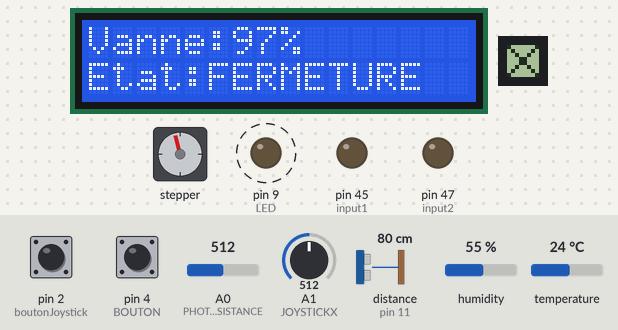
Simulated run of this sketch. Board: Arduino Mega 2560, built with avr-gcc and run on an emulated ATmega2560. On the bench: 16×2 character LCD, 8×8 one-colour display, stepper motor, output pins drawn as LEDs (lit = HIGH). Dashed ring = blinking. The inputs (shaded band) are chosen by the test bench; at power-on: pin 4 (BOUTON) HIGH, pin 2 (boutonJoystick) HIGH, A1 (JOYSTICKX) = 512, A0 (PHOTORESISTANCE) = 512, distance to the obstacle (sensor on pin 11) 80 cm, humidity 55 %, temperature 24 °C. The echo pulse lasts 58.3 µs per cm; stepper angles assume 2048 steps per turn; what the sketch prints to the serial monitor is not drawn.

Above: at 1.3 s.
1.4 s: pin 4 (BOUTON) pulled LOW for 0.15 s
At 2.4 s:
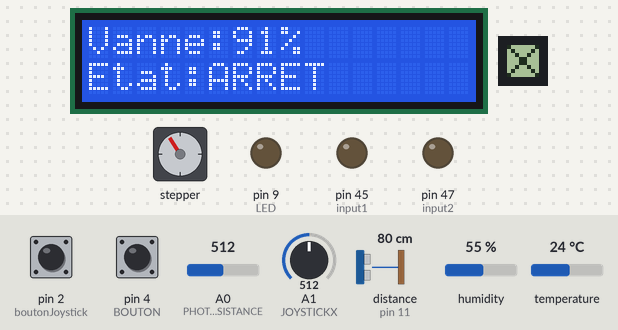
3.5 s: pin 4 (BOUTON) pulled LOW for 0.15 s
4.2 s: pin 2 (boutonJoystick) pulled LOW for 1 s
At 5.5 s:
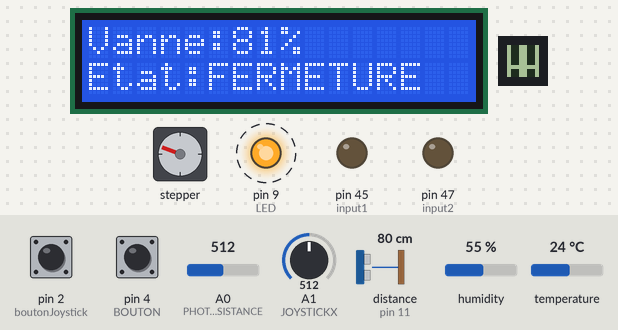
5.8 s: A1 (JOYSTICKX) set to 30
At 6.43 s:
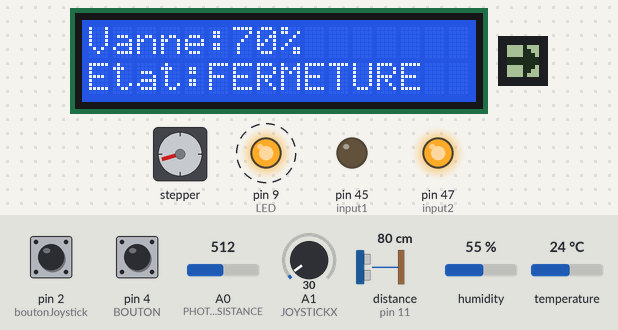
8.3 s: pin 2 (boutonJoystick) pulled LOW for 3.2 s
At 9.74 s:
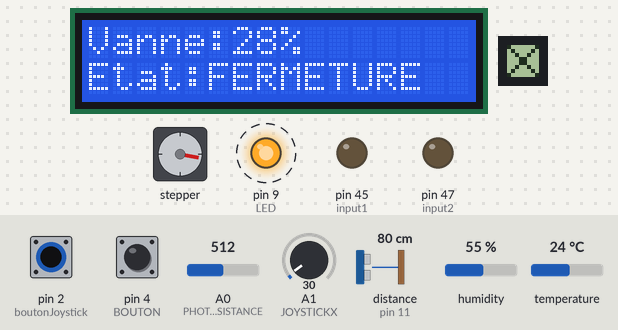
12.1 s: pin 2 (boutonJoystick) pulled LOW for 1 s
At 14.5 s:
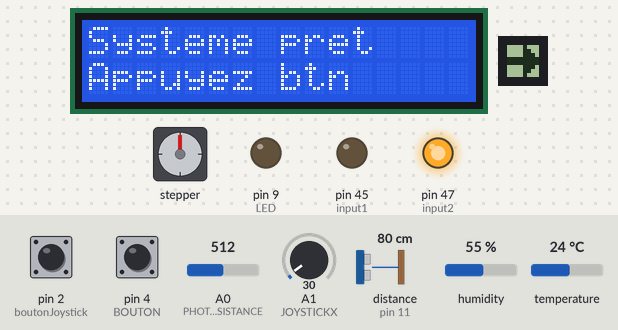
Timing chart, 0 to 14.7 s (numbered marks = the images above; inputs shaded):
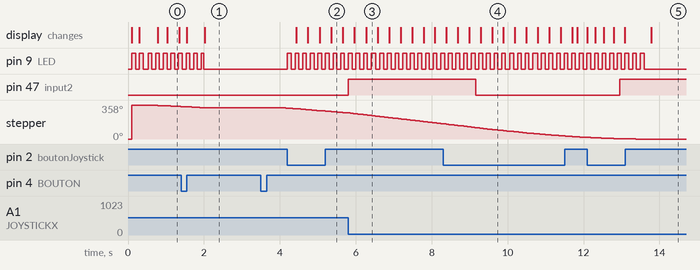

Measured:
- after the input at 1.4 s, pin 9 (LED): goes on until 2.0 s, then stays LOW; stepper: goes on until 2.0 s, then stays 328°; the display: first differs from a run without the input after 0.62 s (image 1)
- after the input at 4.2 s, the display: first differs from a run without the input after 0.85 s (image 2 shows a later state)
- after the input at 5.8 s, pin 47 (input2): LOW → HIGH at once; the display: first changes after 0.15 s (image 3 shows a later state)
- after the input at 8.3 s, pin 47 (input2): HIGH → LOW after 0.85 s; the display: first differs from a run without the input after 0.99 s (image 4 shows a later state)
- after the input at 12.1 s, pin 47 (input2): LOW → HIGH after 0.85 s; the display: first differs from a run without the input after 0.99 s (image 5 shows a later state)
- by itself, pin 9 (LED): alternates HIGH for 0.10 s and LOW for 0.10 s
- by itself, stepper: turns 358° clockwise in 0.00 s, then 16° counter-clockwise in 1.2 s

The sketch:

serre_final.ino
```cpp
#include "serre_final.h"

#define HOME 1

#include <WiFiEspAT.h>
#include <PubSubClient.h>
#include <DHT.h>

#define AT_BAUD_RATE 115200

#if HOME
#define DEVICE_NAME "2438400"
#else
#define DEVICE_NAME "2438400"
#endif

#define MQTT_PORT 1883
#define MQTT_USER "etdshawi"
#define MQTT_PASS "shawi123"

// Serveur MQTT du prof
const char* mqttServer = "216.128.180.194";

WiFiClient wifiClient;
PubSubClient client(wifiClient);
int conveyorSpeed = 0;

// Variables pour gestion WiFi non-bloquante
bool wifiConnected = false;
unsigned long lastWifiAttempt = 0;
const unsigned long wifiRetryInterval = 5000; // 5 secondes
unsigned long lastMqttReconnectAttempt = 0;
const unsigned long mqttReconnectInterval = 3000; // 3 secondes

// Variables pour l'envoi périodique des données
unsigned long lastDataSend = 0;
const unsigned long dataSendInterval = 10000; // 10 secondes

// Règle de sécurité - le convoyeur doit être actif
bool conveyorActif = false;  // Variable pour la règle de sécurité

// Fonction d'initialisation WiFi non-bloquante
void wifiInit() {
  // Initialisation du module WiFi.
  Serial3.begin(AT_BAUD_RATE);
  WiFi.init(Serial3);

  if (WiFi.status() == WL_NO_MODULE) {
    Serial.println();
    Serial.println("La communication avec le module WiFi a échoué!");
    wifiConnected = false;
    // Ne pas bloquer - continuer sans WiFi
    return;
  }

  Serial.println("Tentative de connexion au WiFi...");
  // La connexion se fera de manière asynchrone dans manageWiFi()
}

// Gestion de la connexion WiFi non-bloquante
void manageWiFi() {
  // Si déjà connecté, vérifier que la connexion est toujours active
  if (wifiConnected) {
    if (WiFi.status() != WL_CONNECTED) {
      wifiConnected = false;
      Serial.println();
      Serial.println("WiFi déconnecté!");
    }
    return;
  }

  // Tentative de reconnexion périodique
  unsigned long currentMillis = millis();
  if (currentMillis - lastWifiAttempt >= wifiRetryInterval) {
    lastWifiAttempt = currentMillis;

    // Vérifier si le module WiFi est présent
    if (WiFi.status() == WL_NO_MODULE) {
      return;
    }

    // Essayer de se connecter
    if (WiFi.status() == WL_CONNECTED) {
      wifiConnected = true;
      Serial.println();
      Serial.println("WiFi connecté!");
      IPAddress ip = WiFi.localIP();
      Serial.print("Adresse IP: ");
      Serial.println(ip);
      printWifiStatus();

      // Configurer et connecter MQTT une fois le WiFi établi
      setupMqtt();
    }
  }
}

// Configuration MQTT
void setupMqtt() {
  if (!wifiConnected) return;

  client.setServer(mqttServer, MQTT_PORT);
  client.setCallback(mqttEvent);

  // Essayer de se connecter immédiatement
  reconnectMqtt();
}

// Reconnexion MQTT non-bloquante
void reconnectMqtt() {
  if (!wifiConnected) return;

  unsigned long currentMillis = millis();
  if (currentMillis - lastMqttReconnectAttempt >= mqttReconnectInterval) {
    lastMqttReconnectAttempt = currentMillis;

    if (!client.connected()) {
      Serial.print("Tentative de connexion MQTT... ");
      // Connexion au broker
      if (client.connect(DEVICE_NAME, MQTT_USER, MQTT_PASS)) {
        Serial.println("Connecté!");
        client.subscribe("etu_07/#");
        Serial.println("Abonné aux topics MQTT: etu_07/#");

      } else {
        Serial.print("Échec, état=");
        Serial.print(client.state());
        Serial.println(" - nouvelle tentative plus tard");
      }
    }
  }
}

// Gestion des messages reçus du serveur MQTT
void mqttEvent(char* topic, byte* payload, unsigned int length) {
  // Convertir le payload en string
  String message = "";
  for (int i = 0; i < length; i++) {
    message += (char)payload[i];
  }

  Serial.print("Message reçu [");
  Serial.print(topic);
  Serial.print("] ");
  Serial.println(message);

  // Traiter les commandes selon le topic
  String topicStr = String(topic);


  if (topicStr == "etu_07/convVit") {
    // Contrôle de la vitesse du convoyeur
    int vitesse = message.toInt();
    if (vitesse >= -100 && vitesse <= 100) {

      // RÈGLE DE SÉCURITÉ: le convoyeur doit être actif pour pouvoir s'activer
      if (conveyorActif) {
        // Le convoyeur est actif, on peut appliquer la vitesse
        conveyorSpeed = vitesse;

        Serial.print("Vitesse du convoyeur réglée à: ");
        Serial.println(conveyorSpeed);
        Serial.println("(convoyeur actif - commande acceptée)");

        // Appliquer la vitesse au moteur (utilise vos fonctions existantes)
        controlerMoteur();
        mettreAJourAffichageMatrice();
      } else {
        // Règle de sécurité: convoyeur inactif, on ignore la commande
        Serial.println("ERREUR - RÈGLE DE SÉCURITÉ: Convoyeur inactif, commande ignorée");
        Serial.println("Activez le convoyeur avant d'envoyer des commandes de vitesse");
      }
    } else {
      Serial.print("Vitesse invalide: ");
      Serial.println(vitesse);
    }
  }
}

// Fonction pour activer le convoyeur (à appeler quand le convoyeur devient actif)
void activerConvoyeur() {
  conveyorActif = true;
  Serial.println("Convoyeur activé - les commandes MQTT sont maintenant acceptées");
}

// Fonction pour désactiver le convoyeur
void desactiverConvoyeur() {
  conveyorActif = false;
  conveyorSpeed = 0;
  Serial.println("Convoyeur désactivé - les commandes MQTT sont ignorées pour sécurité");
}

// Procédure Afficher le status de la connection WiFi sur le port série
void printWifiStatus() {
  // Imprimer le SSID du réseau auquel vous êtes connecté:
  char ssid[33];
  WiFi.SSID(ssid);
  Serial.print("SSID: ");
  Serial.println(ssid);

  // Imprimer le BSSID du réseau auquel vous êtes connecté:
  uint8_t bssid[6];
  WiFi.BSSID(bssid);
  Serial.print("BSSID: ");
  printMacAddress(bssid);

  uint8_t mac[6];
  WiFi.macAddress(mac);
  Serial.print("MAC: ");
  printMacAddress(mac);

  // Imprimer l'adresse IP de votre carte:
  IPAddress ip = WiFi.localIP();
  Serial.print("Adresse IP: ");
  Serial.println(ip);

  // Imprimer la force du signal reçu:
  long rssi = WiFi.RSSI();
  Serial.print("Force du signal (RSSI): ");
  Serial.print(rssi);
  Serial.println(" dBm");
}

void printMacAddress(byte mac[]) {
  for (int i = 5; i >= 0; i--) {
    if (mac[i] < 16) {
      Serial.print("0");
    }
    Serial.print(mac[i], HEX);
    if (i > 0) {
      Serial.print(":");
    }
  }
  Serial.println();
}

// Envoi périodique des données des capteurs selon le format JSON demandé
void sendSensorData() {
  unsigned long currentTime = millis();
  if (currentTime - lastDataSend < dataSendInterval) return;
  if (!client.connected()) return;
  if (!wifiConnected) return;

  lastDataSend = currentTime;

  char message[256];
  char szTemp[10];
  char szHum[10];

  // Convertir les valeurs en chaîne de caractères avec 2 décimales
  dtostrf(temperature, 5, 2, szTemp);
  dtostrf(humidite, 5, 2, szHum);

  // Lecture de la luminosité (valeur entre 0 et 100)
  int lumiere = lireLuminosite();

  // Récupérer l'état et la position de l'irrigation
  int irrState = irrigation.getCurrentState();
  int irrPos = pourcentage;

  // Création du message JSON selon le format exact de l'énoncé
  snprintf(message, sizeof(message),
           "{\"name\":\"%s\",\"temp\":\"%s\",\"hum\":\"%s\",\"millis\":%lu,\"lum\":%d,\"irrState\":%d,\"irrPos\":%d,\"convVit\":%d}",
           DEVICE_NAME, szTemp, szHum, currentTime, lumiere, irrState, irrPos, conveyorSpeed);

  Serial.print("Envoi des données: ");
  Serial.println(message);

  // Publier le message sur le topic "etd/XX" comme demandé dans l'énoncé
  // Remplacez 07 par votre numéro
  if (!client.publish("etd/07", message)) {
    Serial.println("Incapable d'envoyer le message!");
  } else {
    Serial.println("Message envoyé avec succès");
  }
}

void setup() {
  // === INITIALISATION DES PINS ===
  pinMode(TRIGGER, OUTPUT);
  pinMode(ECHO, INPUT);
  pinMode(LED, OUTPUT);
  pinMode(BOUTON, INPUT_PULLUP);
  pinMode(input1, OUTPUT);
  pinMode(input2, OUTPUT);
  pinMode(boutonJoystick, INPUT_PULLUP);
  pinMode(JOYSTICKX, INPUT);
  pinMode(JOYSTICKY, INPUT);

  // === INITIALISATION LCD ===
  lcd.begin();
  lcd.backlight();

  // Configuration du nouvel affichage
  setRefreshRate(250);
  clearAffichage();

  // === INITIALISATION SERIE ET CAPTEURS ===
  Serial.begin(115200);
  dht.begin();

  // === INITIALISATION BOUTONS ===
  button.attachClick(onClick);
  button.attachDoubleClick(onDoubleClick);
  joystickBtn.attachClick(onJoystickClick);
  joystickBtn.attachLongPressStart(onJoystickLongClick);

  // === INITIALISATION MOTEUR PAS À PAS ===
  myStepper.setMaxSpeed(1000);
  myStepper.setSpeed(2000);
  myStepper.setCurrentPosition(POSITIONOUVERTE);
  myStepper.setAcceleration(100);

  // === INITIALISATION IRRIGATION ===
  irrigation.setClosedOpenedPos(POSITIONFERMER, POSITIONOUVERTE);
  irrigation.setDistance(distance);

  // === INITIALISATION SYSTÈME ===
  sousTention();
  configurerAffichage();
  afficherInactif();

  // Initialiser le convoyeur comme inactif (règle de sécurité)
  conveyorActif = false;
  conveyorSpeed = 0;

  // === INITIALISATION WIFI (non-bloquante) ===
  Serial.println("Initialisation du module WiFi...");
  wifiInit();

  // Premier affichage
  setLine1("Systeme pret");
  setLine2("Appuyez btn");
}

void loop() {
  unsigned long tempsActuel = millis();

  // === LECTURE DES CAPTEURS (prioritaire) ===
  lirePhotoresistance(tempsActuel);
  lireTemperatureHumidite(tempsActuel);
  lireLaDistance(tempsActuel);
  calibrage();

  // === GESTION DE L'IRRIGATION ===
  irrigation.update();
  etat_courant = (IrrigationState)irrigation.getCurrentState();
  pourcentage = irrigation.getPositionPct();

  // === AFFICHAGE LCD ===
  position();
  afficherLCD(tempsActuel);
  portserie(tempsActuel);

  // === GESTION DES BOUTONS ===
  button.tick();
  joystickBtn.tick();

  // === GESTION DU CONVOYEUR ===
  gestionConvoyeur();

  // === GESTION WIFI ET MQTT (non-bloquante) ===
  manageWiFi();           // Gérer la connexion WiFi
  reconnectMqtt();        // Gérer la connexion MQTT
  client.loop();          // Maintenir la connexion MQTT
  sendSensorData();       // Envoyer les données périodiquement
}
```

serre_final.h
```cpp
#pragma once
#ifndef serre_final_h
#define serre_final_h

#include <Arduino.h>
#include <OneButton.h>
#include "DHT.h"
#include <LCD_I2C.h>
#include <HCSR04.h>
#include <AccelStepper.h>
#include <U8g2lib.h>

// Définition des constantes
// --- Moteur DC avec L293D ---
extern const int input1;
extern const int input2;

// --- LCD ---
extern LCD_I2C lcd;

// --- DHT11 ---
#define DHTTYPE DHT11
extern const int DHT_11;
extern DHT dht;
extern float temperature;
extern float humidite;

// --- Photoresistance ---
extern const int PHOTORESISTANCE;
extern int valeurPhotoresistance;
extern int valeurMin;
extern int valeurMax;
extern bool calibrationActive;

// --- HC-SR04 ---
extern const int ECHO;
extern const int TRIGGER;
extern UltraSonicDistanceSensor distanceSensor;
extern int distance;

//-------LED--------
extern const int LED;
extern int pageActuelle;

// --- BOUTON ---
extern const int BOUTON;
extern OneButton button;

// --- JOYSTICK ---
extern const int JOYSTICKX;
extern const int JOYSTICKY;
extern const int boutonJoystick;
extern OneButton joystickBtn;

// --- Moteur à pas ---
#define MOTOR_INTERFACE_TYPE 4
#define IN_1 31
#define IN_2 33
#define IN_3 35
#define IN_4 37
extern AccelStepper myStepper;

// Énumérations
enum AppState { DEMARRAGE, DHT_STATE, LUM_DIST, CALIBRATION };
enum EtatConvoyeur { INACTIF, ACTIF, CONSTANT };

// NOUVELLE STRUCTURE POUR L'IRRIGATION
typedef enum {FERME, OUVERTURE, OUVERT, FERMETURE, ARRET} IrrigationState;

extern int vitesseActuelle;
extern int vitesseConstante;

class Irrigation {
private:
  int _ledPin;
  int _pin1, _pin2, _pin3, _pin4;
  int _positionFermee;
  int _positionOuverte;
  int* _distanceRef;
  bool* _clickFlagRef;
  IrrigationState _etatActuel;
  bool _estEnMouvement;

public:
  // Constructeur
  Irrigation(int ledPin, int pin1, int pin2, int pin3, int pin4);


   int getPosition() { return myStepper.currentPosition(); }

   int getPositionPct() {
    int pct = map(myStepper.currentPosition(), _positionFermee, _positionOuverte, 0, 100);
    if (pct < 0) pct = 0;
    if (pct > 100) pct = 100;
    return pct;
  }

   void setClosedOpenedPos(int closed, int opened) {
    _positionFermee = closed;
    _positionOuverte = opened;
  }

   int setDistance(int &dist) {
    _distanceRef = &dist;
    return 0;
  }

   void setBtnClickFlag(bool &clickFlag) {
    _clickFlagRef = &clickFlag;
  }

   int isMoving() {
    return (_etatActuel == OUVERTURE || _etatActuel == FERMETURE);
  }

  int getCurrentState() {
    return _etatActuel;
  }

  // Fonctions publiques
  void demarrerOuverture();
  void demarrerFermeture();
  void arreter();
  void update();
};

#define CLK_PIN 30
#define DIN_PIN 34
#define CS_PIN  32

// Variables globales
extern AppState currentState;
extern IrrigationState etat_courant;
extern EtatConvoyeur etatConvoyeur;
extern const int POSITIONOUVERTE;
extern const int POSITIONFERMER;
extern int pourcentage;
extern Irrigation irrigation;  // Déclaration de l'objet global

// Déclarations des fonctions
void sousTention();
void etatFermer();
void etatOuverture();
void etatOuvert();
void etatFermeture();
void etatArret();
void position();
void clignotementLed(unsigned long tempsActuel);
void gestionIrrigation(unsigned long tempsActuel);
void lirePhotoresistance(unsigned long tempsActuel);
void lireTemperatureHumidite(unsigned long now);
void calibrage();
int lireLuminosite();
void allumeEteindLed();
void lireLaDistance(unsigned long tempsActuel);
void portserie(unsigned long tempsActuel);

void vanneLCD();
void afficherLCD(unsigned long tempsActuel);
void onClick();
void onDoubleClick();
void configurerAffichage();
void clearAffichage();
void mettreAJourAffichageMatrice();
void afficherInactif();
void afficherActif();
void afficherAvancer();
void afficherReculer();
void controlerMoteur();
void lireJoystick();
void onJoystickClick();
void onJoystickLongClick();
void gestionConvoyeur();

void setLine1(String line1);
void setLine2(String line2);
void updateAffichage();
void setRefreshRate(int refreshRate);
int getRefreshRate();
void preparerTexteAffichage();
void clearAffichageMatrice();

#endif
```

Source omitted: serre.final.cpp (13513 bytes)
